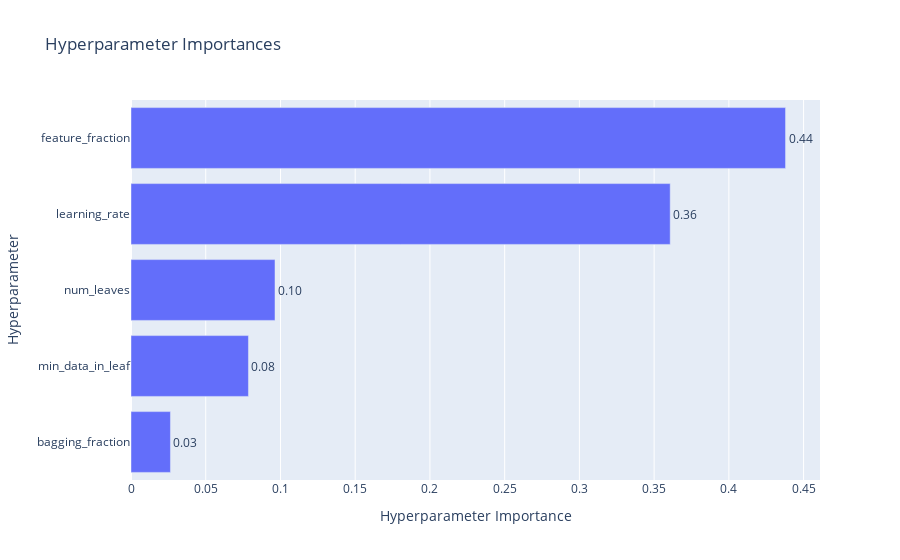

Source (notebook cell):
### Code cell
plot_param_importances(study)

### Figure 1 — Plotly figure (JSON) as saved in the notebook; plotly's stock layout.template omitted (floating-point values rounded to 4 significant figures)
{"data": [{"cliponaxis": false, "hovertemplate": ["bagging_fraction (FloatDistribution): 0.026392400821407144<extra></extra>", "min_data_in_leaf (IntDistribution): 0.07857983541787822<extra></extra>", "num_leaves (IntDistribution): 0.09634254708877928<extra></extra>", "learning_rate (FloatDistribution): 0.3607595181123572<extra></extra>", "feature_fraction (FloatDistribution): 0.43792569855957797<extra></extra>"], "name": "Objective Value", "orientation": "h", "text": ["0.03", "0.08", "0.10", "0.36", "0.44"], "textposition": "outside", "type": "bar", "x": [0.02639, 0.07858, 0.09634, 0.3608, 0.4379], "y": ["bagging_fraction", "min_data_in_leaf", "num_leaves", "learning_rate", "feature_fraction"]}], "layout": {"title": {"text": "Hyperparameter Importances"}, "xaxis": {"title": {"text": "Hyperparameter Importance"}}, "yaxis": {"title": {"text": "Hyperparameter"}}}}
